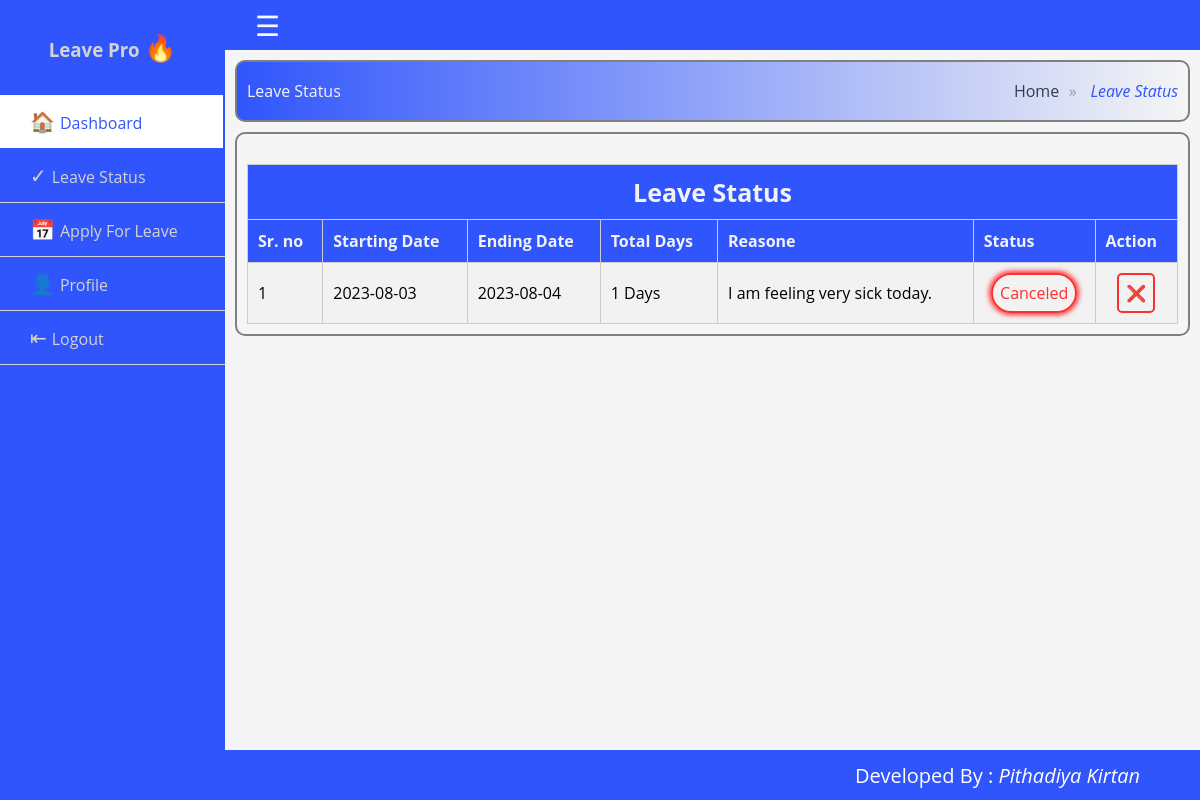
The page /employee/leave-status.php (signed in) on the database as committed earlier.
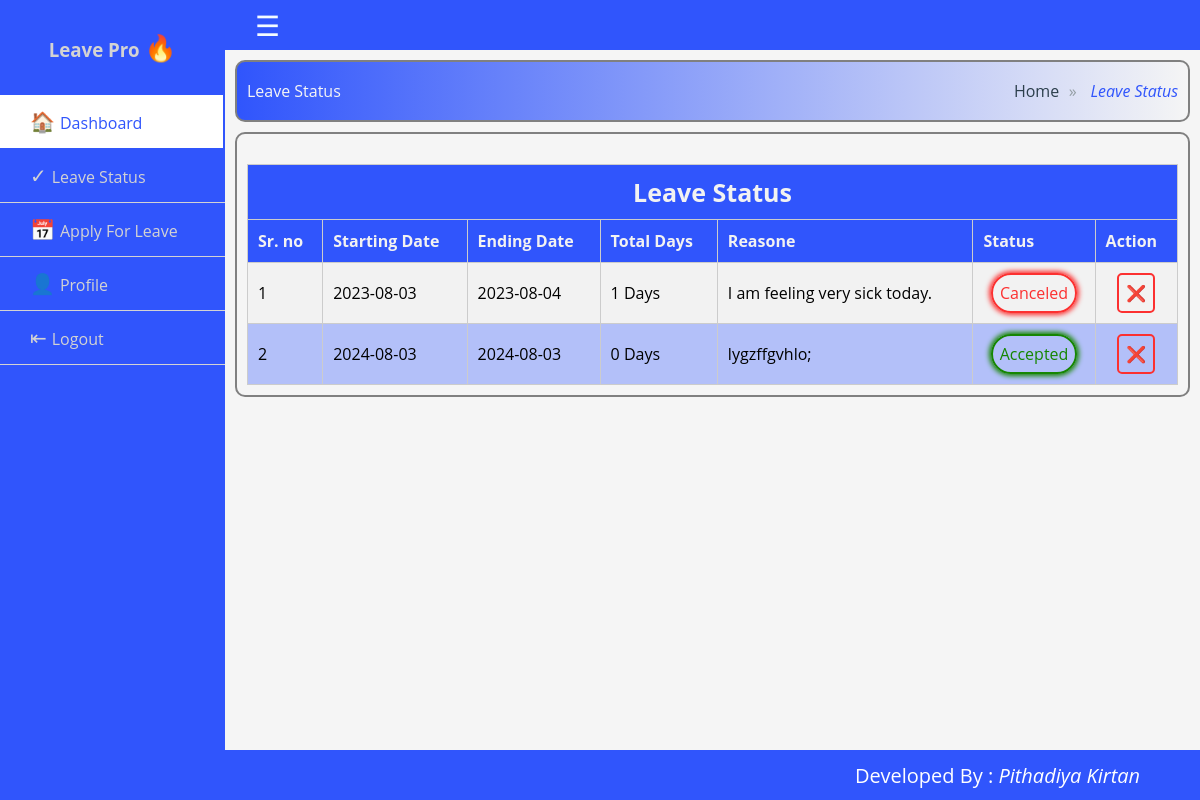
The same page on the database as committed later.
### tables this page shows
CREATE TABLE `leaves` (
  `id` int(11) NOT NULL,
  `emp_id` int(11) NOT NULL,
  `leave_type` int(11) NOT NULL,
  `reasone` varchar(255) NOT NULL,
  `from_date` date DEFAULT NULL,
  `to_date` date DEFAULT NULL,
  `status` varchar(20) NOT NULL,
  `by_whome` int(11) DEFAULT NULL
);

### employee/leave-status.php (the view, shortened to what this page needs)
<!DOCTYPE html>
<html lang="en">
<head>
    <link rel="stylesheet" href="../style.css">
</head>
<body>
    <div class="wrapper">
        <?php require_once 'include/header.php' ?>
        <?php require_once 'include/sidebar.php' ?>
        <div class="section">
            <div class="breadcrumb">
                <ol class="cd-breadcrumb-title">
                    <li class="title">Leave Status</li>
                </ol>
                <ol class="cd-breadcrumb">
                    <li class="sub"><a href="#0">Home</a></li>
                    <li class="current"><em>Leave Status</em></li>
                </ol>
            </div>
            <div class="content">
                <div class="table-container">
                    <table class="table">
                        <thead>
                            <tr>
                                <th colspan=7 style="text-align:center;font-size:25px;">Leave Status</th>
                            </tr>
                            <tr>
                                <th>Sr. no</th>
                                <th>Starting Date</th>
                                <th>Ending Date</th>
                                <th>Total Days</th>
                                <th>Reasone</th>
                                <th>Status</th>
                                <th>Action</th>
                            </tr>
                        </thead>
                        <tbody>
                            <tr>
                                <?php
                                require_once '../connection.php';
                                $sql = "SELECT * FROM leaves WHERE emp_id = '".$_SESSION["id"]."'";
                                $result = mysqli_query($conn, $sql);
                                if (mysqli_num_rows($result) > 0) {
                                    $i = 1;
                                    while ($rows = mysqli_fetch_assoc($result)) {
                                        $leave_id = $rows["id"];
                                        $sDate = date('Y-m-d', strtotime($rows["from_date"]));
                                        $eDate = date('Y-m-d', strtotime($rows["to_date"]));
                                        $date1 = new DateTime($sDate);
                                        $date2 = new DateTime($eDate);
                                        $diff = date_diff($date1, $date2);
                                        $days = $diff->format("%d Days");
                                        $reasone = $rows["reasone"];
                                        $status = $rows["status"];
                                    ?>
                                <td><?php echo $i; ?></td>
                                <td><?php echo $sDate; ?></td>
                                <td><?php echo $eDate; ?></td>
                                <td><?php echo $days; ?></td>
                                <td><?php echo $reasone; ?></td>
                                <td align="center">
                                    <?php if($status == "pending"){?>
                                    <div class="status-pending">
                                        Pending
                                    </div>
                                    <?php }elseif($status == "accepted"){?>
                                    <div class="status-accepted">
                                        Accepted
                                    </div>
                                    <?php }elseif($status == "canceled"){?>
                                    <div class="status-canceled">
                                        Canceled
                                    </div>
                                    <?php }?>
                                </td>
                                <td align="center">
                                    <?php
                                        $delete_icon = "<a href='delete-leave.php?id=$leave_id' class='link-button-danger' id='delete' name='delete'>&#10060;</a>";
                                        echo $delete_icon;
                                    ?>
                                </td>
                            <tr>
                                <?php
                                            $i++;
                                        }
                                    } else {?>
                            <tr>
                                <th colspan=8 style="text-align:center;font-size:25px;">No Leave(s) Found</th>
                            </tr>
                            <?php }
                                ?>
                            </tr>
                        </tbody>
                    </table>
                </div>
            </div>
        </div>
        <?php require_once 'include/footer.php' ?>
    </div>
</body>
</html>

Rows that differ between the two databases and show on the page:
added leaves: from_date "2024-08-03", to_date "2024-08-03", days "0 Days", reasone "lygzffgvhlo;", status "Accepted"
